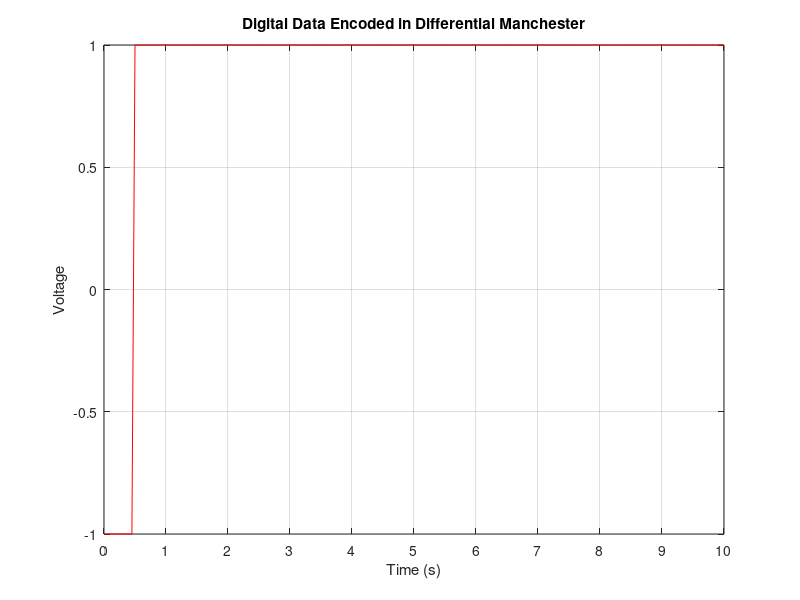

Reproduce this figure in MATLAB.
time = 0:0.05:10; 

bit_time = 1; 
no_of_points = bit_time / 0.05; 

prev_level = 1;


output = [];

bit_stream = input("Enter digital bits (e.g., [1 0 1 1]): ");

for i = 1:length(bit_stream)
    if bit_stream(i) == 1
        points_ones = [ones(1, no_of_points/2).*prev_level ones(1, no_of_points/2).*(prev_level*-1)];
        prev_level=-prev_level;
        output = [output points_ones];
    else
        points_zeros = [ones(1, no_of_points/2).*(prev_level*-1) ones(1, no_of_points/2).*prev_level];
        output = [output points_zeros];
    end
end

output = [output ones(1, length(time) - length(output)).*output(length(output))];

figure;
plot(time, output, 'r');
title('Digital Data Encoded in Differential Manchester');
xlabel('Time (s)');
ylabel('Voltage');
grid on;
set(gca, 'XTick', 0:1:max(time));
